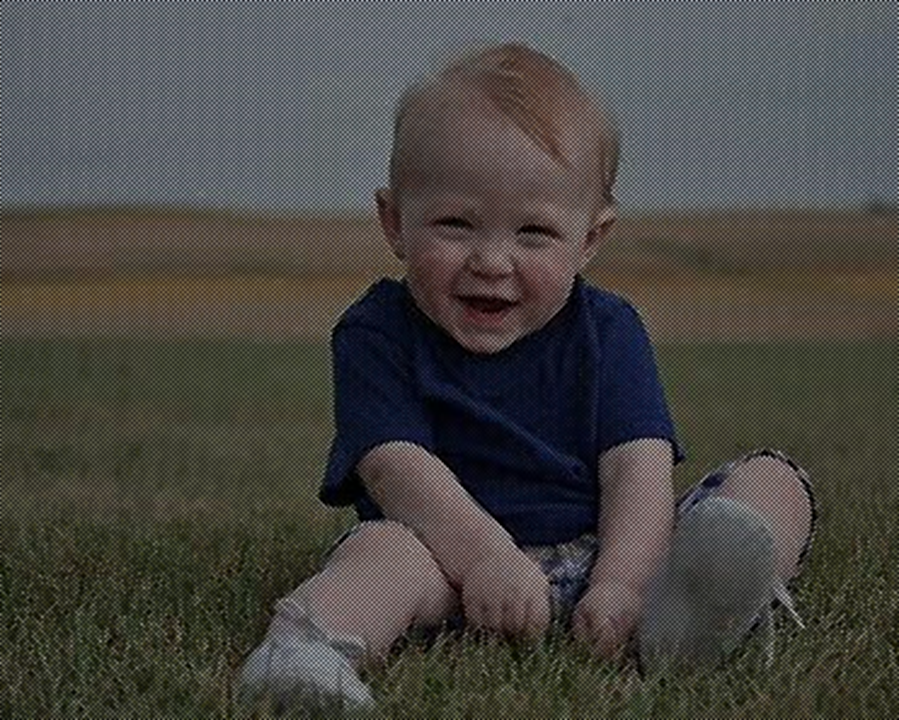
#> input picture image-1.png, 899 x 720 px; its folder holds only this picture in this run
$ python -i Edge_detection.py   (imports and definitions only)   (older library calls are emulated)
#> lines starting #> are read from the running program, lines starting #| are printed output that depends on the picture; after the words box and inside, x2 and y2 are one past the last pixel; in counts of white or black regions, pixels touching at a corner belong together
import cv2
import numpy as np
import os
import pandas as pd


def extract_interesting_area(image_path, output_dir):
    # Load the image
#> called with image_path = 'image-1.png', output_dir = 'out.png'
    img = cv2.imread(image_path, cv2.IMREAD_GRAYSCALE)
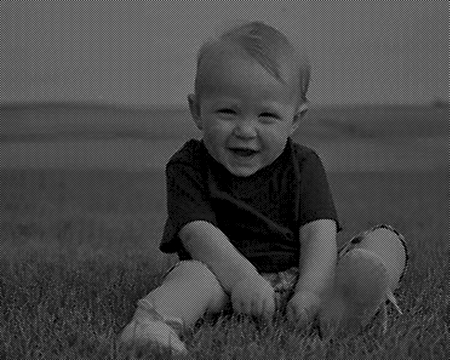
#> img: shape (720, 899) (shown at 1/2 size); min 0, max 196, mean 70.4

    # Apply Gaussian blur to reduce noise
    img_blur = cv2.GaussianBlur(img, (9, 9), 0)

    # Apply Sobel edge detection in x and y directions
    sobelx = cv2.Sobel(img_blur, cv2.CV_64F, 1, 0, ksize=5)
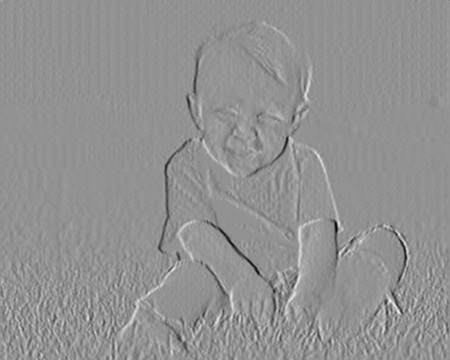
#> sobelx: shape (720, 899) float64 (shown at 1/2 size); min -2675, max 1993, mean 0.2; drawn with min black and max white
    sobely = cv2.Sobel(img_blur, cv2.CV_64F, 0, 1, ksize=5)
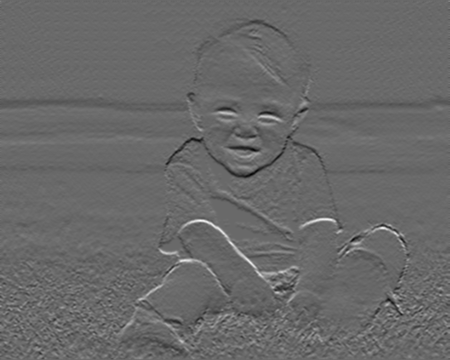
#> sobely: shape (720, 899) float64 (shown at 1/2 size); min -1954, max 2753, mean -8.8; drawn with min black and max white

    # Combine Sobel x and y to get edges
    edges = cv2.magnitude(sobelx, sobely)
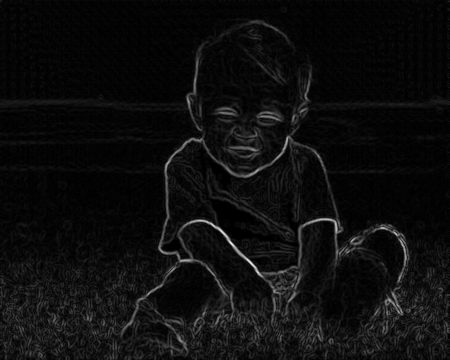
#> edges: shape (720, 899) float64 (shown at 1/2 size); min 0, max 3478.2, mean 188; drawn with min black and max white
    edges = np.uint8(edges)
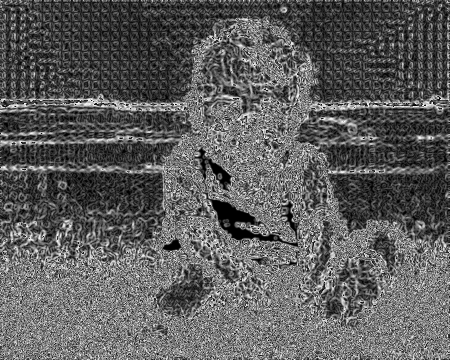
#> edges: shape (720, 899) (shown at 1/2 size); min 0, max 255, mean 93.6

    # Apply thresholding to get binary image
    _, thresh = cv2.threshold(edges, 240, 255, cv2.THRESH_BINARY)
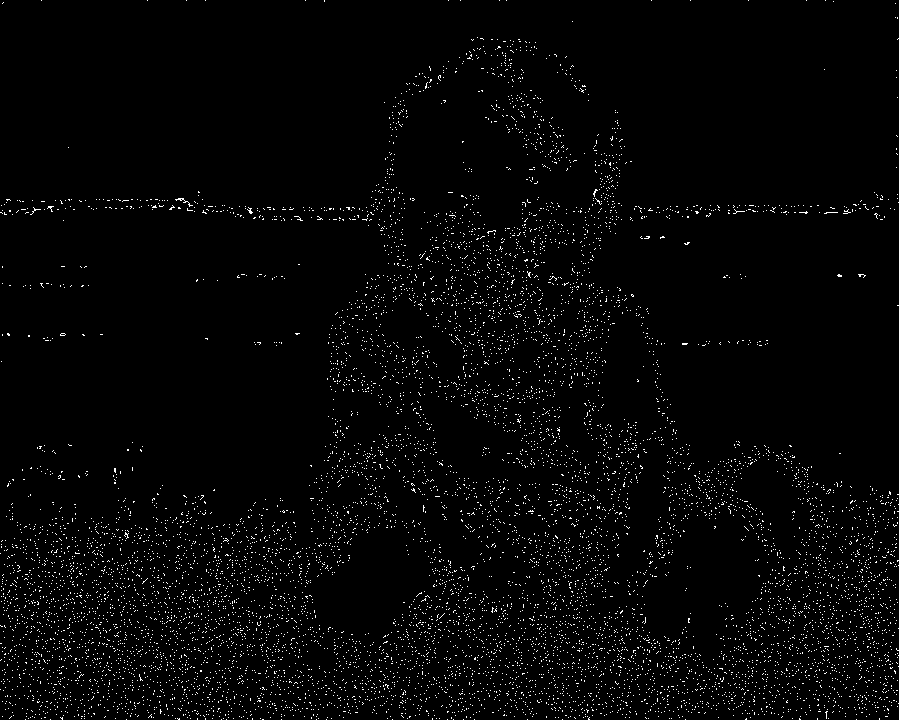
#> thresh: shape (720, 899); 2.2% white in thin lines or dots

    # Apply morphological operations (dilation and erosion)
    kernel = np.ones((5, 5), np.uint8)
    thresh = cv2.morphologyEx(thresh, cv2.MORPH_CLOSE, kernel)  # Closing operation
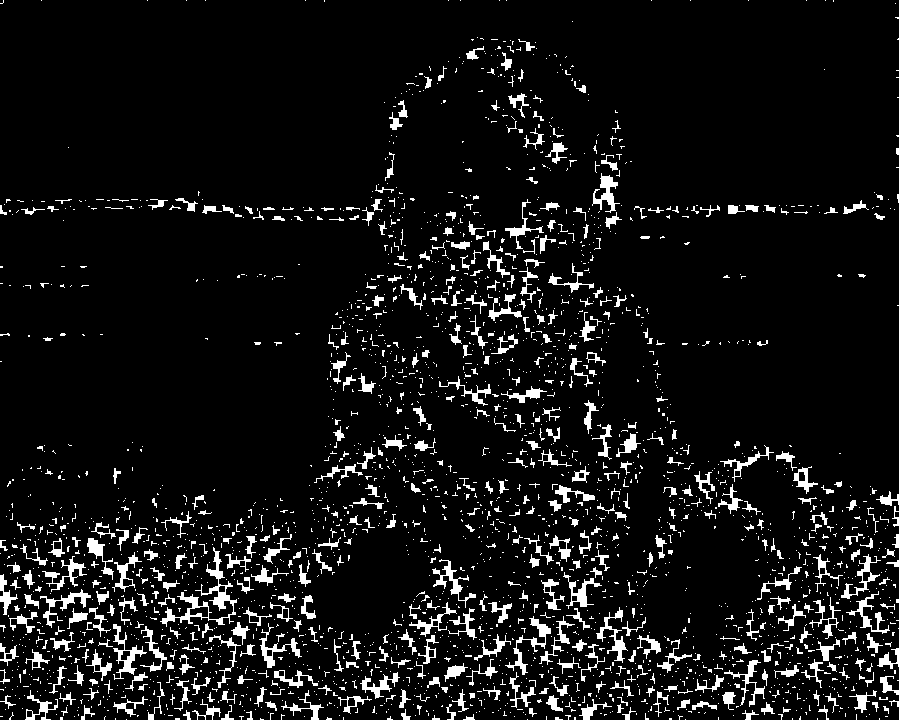
#> thresh: shape (720, 899); 7.6% white; 2684 white regions (2201 under 20 px)

    # Save edges image
    filename = os.path.basename(image_path)
    edges_filename = f"edges_{filename}"
    os.makedirs(output_dir, exist_ok=True)
    output_path = os.path.join(output_dir, edges_filename)
    cv2.imwrite(output_path, thresh)
    print(f"Edges image saved: {output_path}")

    # Find contours in the binary image
    contours, _ = cv2.findContours(thresh, cv2.RETR_EXTERNAL, cv2.CHAIN_APPROX_SIMPLE)
#> contours = 2684 contours, 2394 with area under 20; largest, box (x1, y1, x2, y2) and area: (160, 547, 237, 627) 956, (113, 624, 147, 680) 406, (505, 616, 551, 675) 359, (592, 173, 620, 213) 330, (259, 623, 302, 668) 320

    # Find the bounding box of the largest contour
    if contours:
        largest_contour = max(contours, key=cv2.contourArea)
#> largest_contour = contour of 284 points, box (x1, y1, x2, y2) (160, 547, 237, 627), area 956
        x, y, w, h = cv2.boundingRect(largest_contour)
#> x = 160; y = 547; w = 77; h = 80
        return (x, y), (x + w, y + h)
    else:
        return None, None


# [20 lines left out: function process_images_in_folder, not called in this run]


# [12 lines not run here, left out]

>>> result = extract_interesting_area('image-1.png', 'out.png')
#> result = ((160, 547), (237, 627))

$ run again, on image-2.png
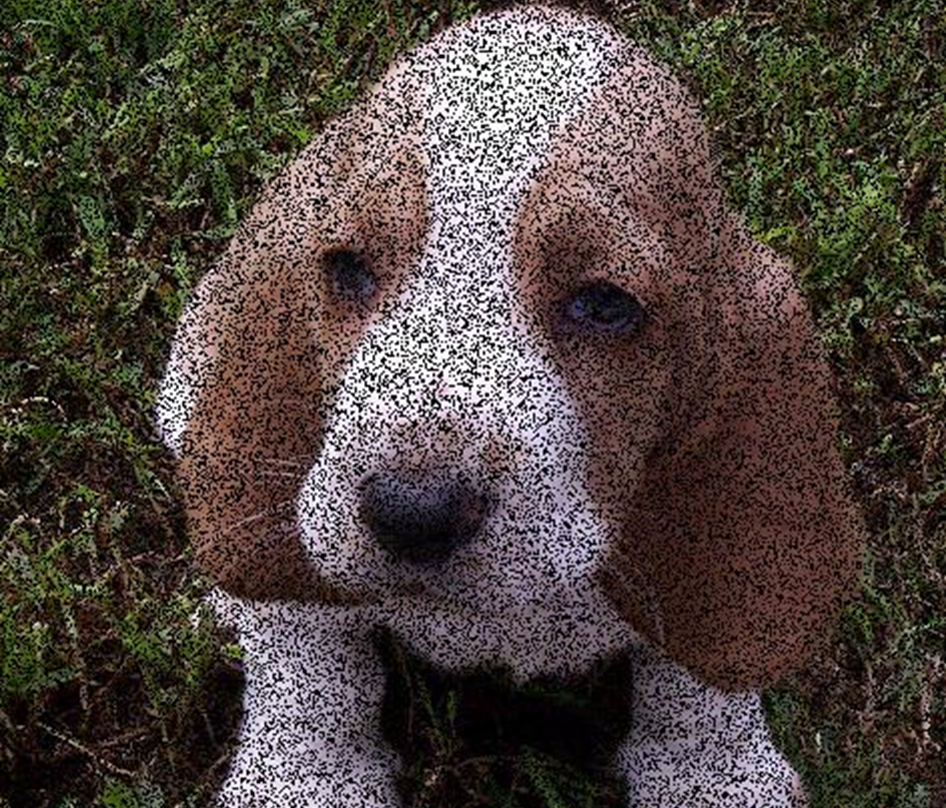
#> input picture image-2.png, 946 x 808 px
#> in extract_interesting_area, `_, thresh = cv2.threshold(edges, 240, 255, cv2.THRESH_BINARY)`:
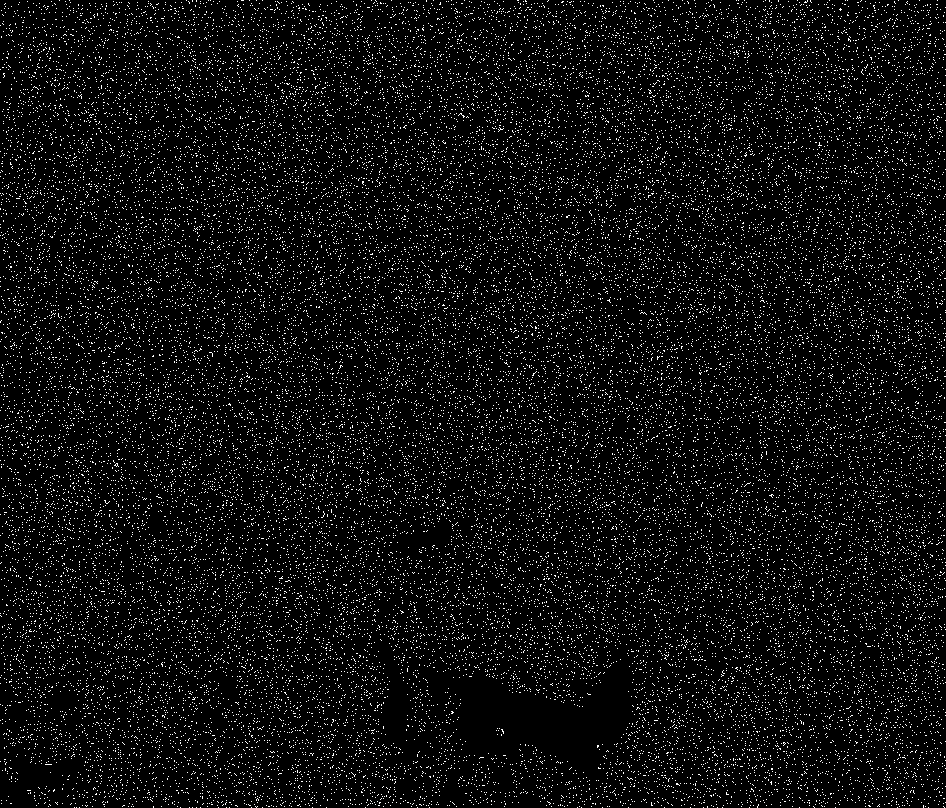
#> thresh: shape (808, 946); 5.6% white in thin lines or dots
#> in extract_interesting_area, `thresh = cv2.morphologyEx(thresh, cv2.MORPH_CLOSE, kernel)`:
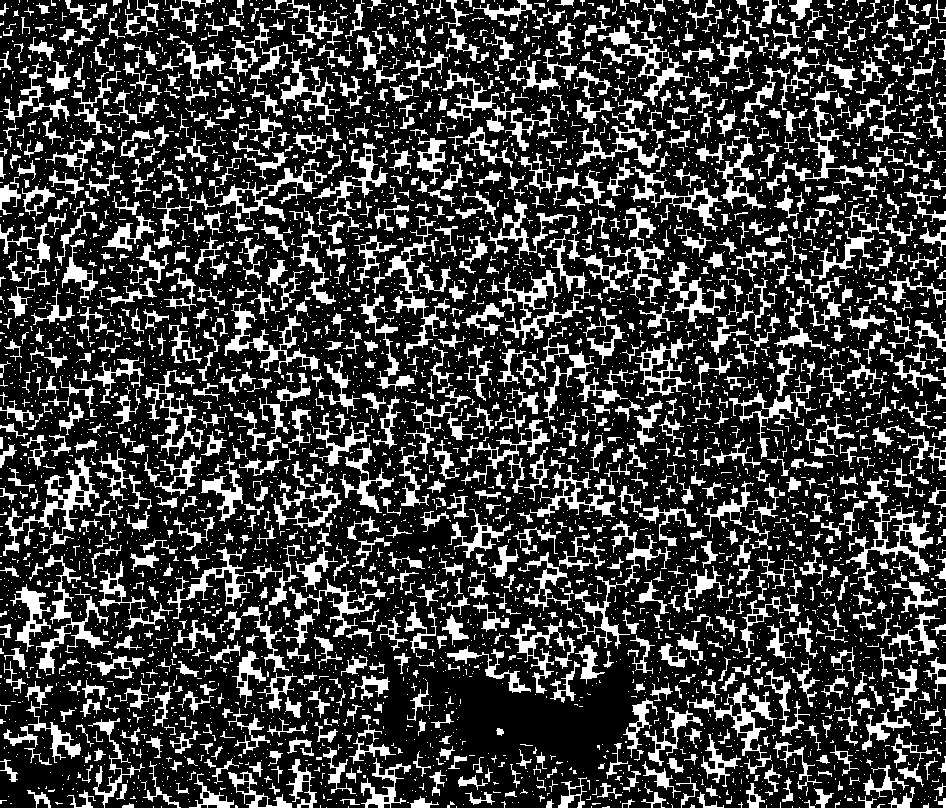
#> thresh: shape (808, 946); 24.4% white; 5144 white regions (4012 under 20 px)
#> contours = 5141 contours, 4331 with area under 20; largest, box (x1, y1, x2, y2) and area: (846, 476, 935, 575) 2278, (3, 455, 100, 556) 1634, (598, 26, 693, 105) 1536, (167, 544, 301, 619) 1284, (217, 159, 327, 233) 1251
#> largest_contour = contour of 346 points, box (x1, y1, x2, y2) (846, 476, 935, 575), area 2278
#> x = 846; y = 476; w = 89; h = 99
#> result = ((846, 476), (935, 575))

$ run again, on image-3.png
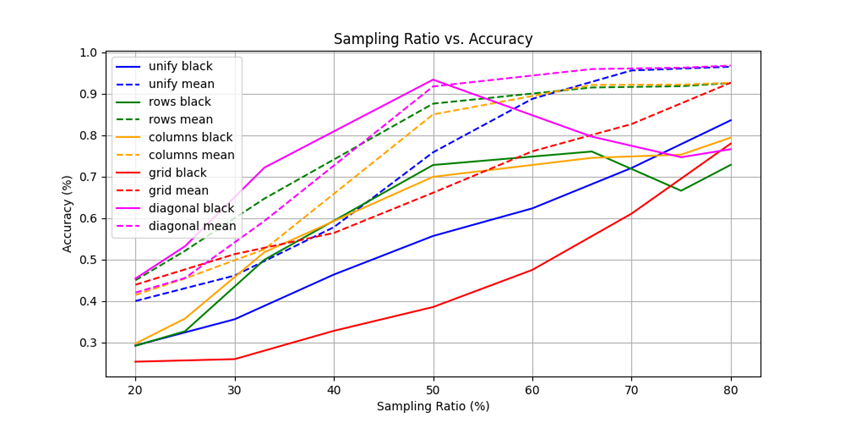
#> input picture image-3.png, 845 x 423 px
#> in extract_interesting_area, `sobely = cv2.Sobel(img_blur, cv2.CV_64F, 0, 1, ksize=5)`:
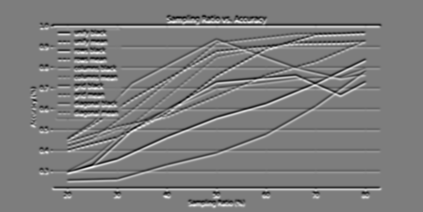
#> sobely: shape (423, 845) float64 (shown at 1/2 size); min -3220, max 3336, mean 0; drawn with min black and max white
#> in extract_interesting_area, `thresh = cv2.morphologyEx(thresh, cv2.MORPH_CLOSE, kernel)`:
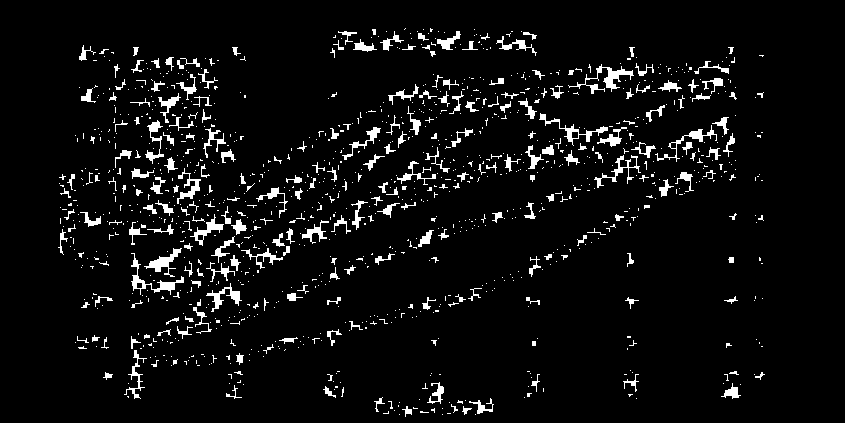
#> thresh: shape (423, 845); 5.5% white; 1164 white regions (934 under 20 px)
#> contours = 1164 contours, 1024 with area under 20; largest, box (x1, y1, x2, y2) and area: (131, 253, 184, 295) 309, (568, 64, 634, 94) 307, (539, 113, 608, 146) 266, (144, 248, 182, 277) 252, (190, 214, 224, 246) 226
#> largest_contour = contour of 100 points, box (x1, y1, x2, y2) (131, 253, 184, 295), area 309
#> x = 131; y = 253; w = 53; h = 42
#> result = ((131, 253), (184, 295))
